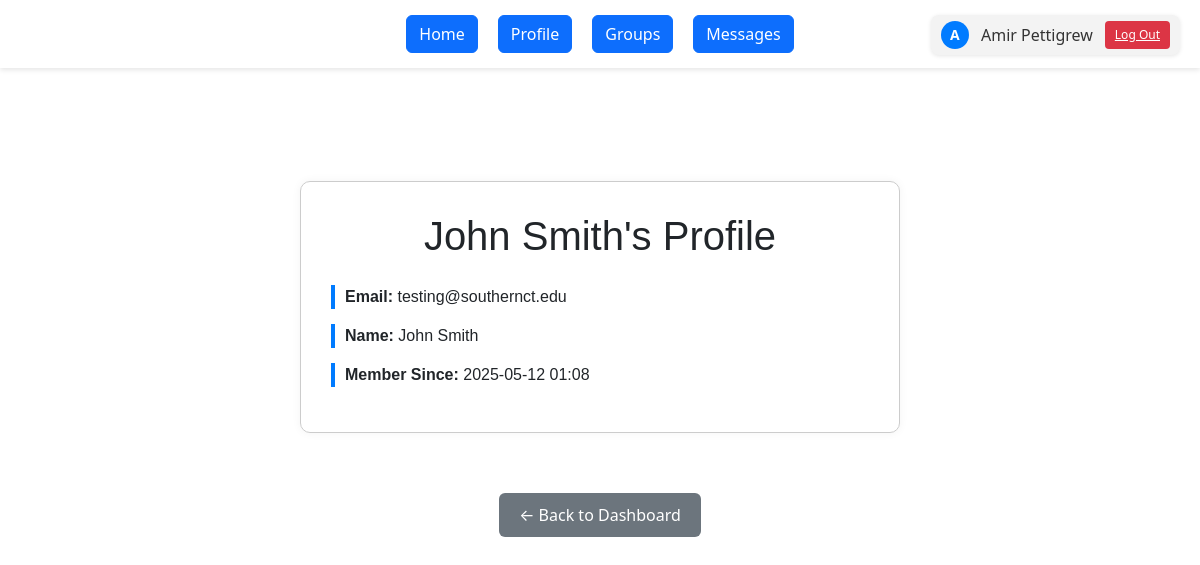
The page /profile/2 (signed in) on the database its author committed.
### app/models/models.py (models this page shows)
class User(UserMixin, db.Model):
    __tablename__ = 'users'
    id = db.Column(db.Integer, primary_key=True)
    southern_email = db.Column(db.String(120), unique=True, nullable=False)
    name = db.Column(db.String(100), nullable=False)
    password_hash = db.Column(db.String(128), nullable=False)
    created_at = db.Column(db.DateTime, default=datetime.utcnow)
    groups = db.relationship('StudyGroup', backref='creator', lazy=True)
    memberships = db.relationship('Membership', backref='user', lazy=True)
    forums = db.relationship('Forum', backref='forum_creator', lazy=True)
    sent_messages = db.relationship('Message', foreign_keys='Message.sender_id', backref='sender', lazy=True)
    received_messages = db.relationship('Message', foreign_keys='Message.receiver_id', backref='receiver', lazy=True)
    thread_posts = db.relationship('ThreadMessage', foreign_keys='ThreadMessage.author_id', backref='author', lazy=True)

### app/routes/main.py (the view)
@main_bp.route('/profile/<int:user_id>')
@login_required
def profile_view(user_id):
    user = User.query.get_or_404(user_id)
    group_id = request.args.get("group_id")  # Get optional group ID
    unread_count = Message.query.filter_by(receiver_id=current_user.id, is_read=False).count()
    return render_template(
        'profile_view.html',
        user=user,
        group_id=group_id,
        unread_count=unread_count
    )

### app/__init__.py (called while the page is built)
def create_app(config_object=DevelopmentConfig):
    app = Flask(__name__, instance_relative_config=True)
    app.config.from_object(config_object)
    db.init_app(app)
    login_manager.init_app(app)
    @login_manager.user_loader
    def load_user(user_id):
        from app.models.models import User
        return User.query.get(int(user_id))
    from app.routes.auth import auth_bp
    from app.routes.main import main_bp
    app.register_blueprint(auth_bp)
    app.register_blueprint(main_bp)
    from app.routes.threads import threads_bp
    app.register_blueprint(threads_bp)
    @app.route('/')
    def root():
        return redirect(url_for('auth.login'))
    with app.app_context():
        db.create_all()
    return app

### app/templates/profile_view.html (shortened to what this page needs)
{% extends "base.html" %}
{% block content %}
<link rel="stylesheet" href="{{ url_for('static', filename='dashboard_styles.css') }}">
<link rel="stylesheet" href="{{ url_for('static', filename='bootstrap.css') }}">
  <div class="profile-container" style="
    max-width: 600px;
    margin: 60px auto;
    padding: 30px;
    background-color: #fff;
    border-radius: 10px;
    box-shadow: 0 0 10px rgba(0,0,0,0.05);
  ">
    <h1 style="text-align: center; margin-bottom: 25px;">{{ user.name }}'s Profile</h1>
    <p style="font-size: 16px; margin-bottom: 15px;"><strong>Email:</strong> {{ user.southern_email }}</p>
    <p style="font-size: 16px; margin-bottom: 15px;"><strong>Name:</strong> {{ user.name }}</p>
    <p style="font-size: 16px; margin-bottom: 15px;"><strong>Member Since:</strong> {{ user.created_at.strftime('%Y-%m-%d %H:%M') }}</p>
  </div>
  <div style="text-align: center; margin-top: 30px;">
    {% if group_id %}
      <a href="{{ url_for('main.view_group', group_id=group_id) }}">
        <button style="
          padding: 10px 20px;
          background-color: #007bff;
          color: white;
          border: none;
          border-radius: 6px;
          cursor: pointer;
        ">← Back to Group</button>
      </a>
    {% else %}
      <a href="{{ url_for('main.dashboard') }}">
        <button style="
          padding: 10px 20px;
          background-color: #6c757d;
          color: white;
          border: none;
          border-radius: 6px;
          cursor: pointer;
        ">← Back to Dashboard</button>
      </a>
    {% endif %}
  </div>
{% endblock %}

### app/templates/base.html (shortened to what this page needs)
<!DOCTYPE html>
<html lang="en">
<head>
  <link rel="stylesheet" href="{{ url_for('static', filename='base_styles.css') }}">
  <link rel="stylesheet" href="{{ url_for('static', filename='bootstrap.css') }}">
</head>
<body>
  {% if current_user.is_authenticated %}
    <div class="user-area">
      <a href="{{ url_for('main.profile') }}" class="user-info" style="text-decoration: none;">
        <div class="user-avatar">
          {{ current_user.name[0]|upper }}
        </div>
        <span>{{ current_user.name }}</span>
      </a>
      <a href="{{ url_for('auth.logout') }}" class="logout-button">Log Out</a>
    </div>
    <div class="menu">
      <a href="{{ url_for('main.dashboard') }}"><type="button" class="btn btn-primary"> Home</button></a>
      <a href="{{ url_for('main.profile') }}"><type="button" class="btn btn-primary"> Profile </button></a>
      <a href="{{ url_for('main.view_my_groups') }}"><type="button" class="btn btn-primary"> Groups </button></a>
      <a href="{{ url_for('auth.message') }}"><type="button" class="btn btn-primary">
        Messages
      </button></a>
    </div>
  {% endif %}
  <div class="container">
    {% block content %}{% endblock %}
  </div>
</body>
</html>

### app/static/base_styles.css (style rules this page uses)
body { display: flex; flex-direction: column; align-items: center; font-family: sans-serif; margin: 0; padding: 20px; background-color: #007bff; }
.menu { width: 100%; text-align: center; margin-bottom: 20px; }
.user-area { position: absolute; top: 15px; right: 20px; display: flex; align-items: center; gap: 12px; background-color: #f3f3f3; padding: 6px 10px; border-radius: 8px; box-shadow: 0 1px 4px rgba(0,0,0,0.1); }
.user-info { display: flex; align-items: center; gap: 6px; text-decoration: none; color: #333; }
.user-avatar { width: 28px; height: 28px; background-color: #007bff; color: white; border-radius: 50%; text-align: center; line-height: 28px; font-size: 14px; font-weight: bold; }
.logout-button { background-color: #dc3545; color: white; border: none; padding: 5px 10px; border-radius: 4px; font-size: 12px; cursor: pointer; transition: background-color 0.2s ease; display: inline-block; }
.profile-container { max-width: 600px; margin: 60px auto; padding: 30px; border: 1px solid #ccc; border-radius: 8px; background-color: #fff; box-shadow: 0 0 10px rgba(0,0,0,0.05); font-family: Arial, sans-serif; }
.profile-container h1 { text-align: center; margin-bottom: 20px; }
.profile-container p { font-size: 16px; margin: 10px 0; padding-left: 10px; border-left: 3px solid #007bff; }

### app/static/dashboard_styles.css (style rules this page uses)
body { display: flex; flex-direction: column; align-items: center; font-family: sans-serif; margin: 0; padding: 0px; }
.menu { width: 100%; text-align: center; margin-bottom: 20px; }
.user-info { display: flex; align-items: center; gap: 6px; text-decoration: none; color: #333; }
.user-avatar { width: 28px; height: 28px; background-color: #007bff; color: white; border-radius: 50%; text-align: center; line-height: 28px; font-size: 14px; font-weight: bold; }
.user-area { position: absolute; top: 15px; right: 20px; display: flex; align-items: center; gap: 12px; background-color: #f3f3f3; padding: 6px 10px; border-radius: 8px; box-shadow: 0 1px 4px rgba(0,0,0,0.1); }
.logout-button { background-color: #dc3545; color: white; border: none; padding: 5px 10px; border-radius: 4px; font-size: 12px; cursor: pointer; transition: background-color 0.2s ease; display: inline-block; }
body::before { content: ""; position: fixed; top: 0; left: 0; width: 100%; height: 100%; background-image: url('scsu.svg'); background-size: cover; background-repeat: no-repeat; opacity: 0.4; z-index: -1; pointer-events: none; }
.user-info { display: flex; align-items: center; text-decoration: none; color: #333; }
.user-avatar { width: 28px; height: 28px; background-color: #007bff; color: white; border-radius: 50%; text-align: center; line-height: 28px; font-weight: bold; margin-right: 6px; }
.logout-button { background-color: #dc3545; color: white; border: none; padding: 5px 10px; border-radius: 4px; font-size: 12px; cursor: pointer; transition: background-color 0.2s ease; }
.menu { display: flex; justify-content: center; gap: 20px; background-color: #fff; padding: 15px; box-shadow: 0 2px 5px rgba(0, 0, 0, 0.1); }
.profile-container { max-width: 600px; margin: 100px auto 30px; padding: 30px; background-color: #fff; border-radius: 10px; box-shadow: 0 0 10px rgba(0,0,0,0.05); }
.profile-container h1 { text-align: center; margin-bottom: 30px; }
.profile-container p { font-size: 16px; padding-left: 10px; border-left: 4px solid #007bff; margin-bottom: 15px; }

### rows shown on the page
User: name "A", name "Amir Pettigrew"
User: name "John Smith", southern_email "testing@southernct.edu", created_at "2025-05-12 01:08"
